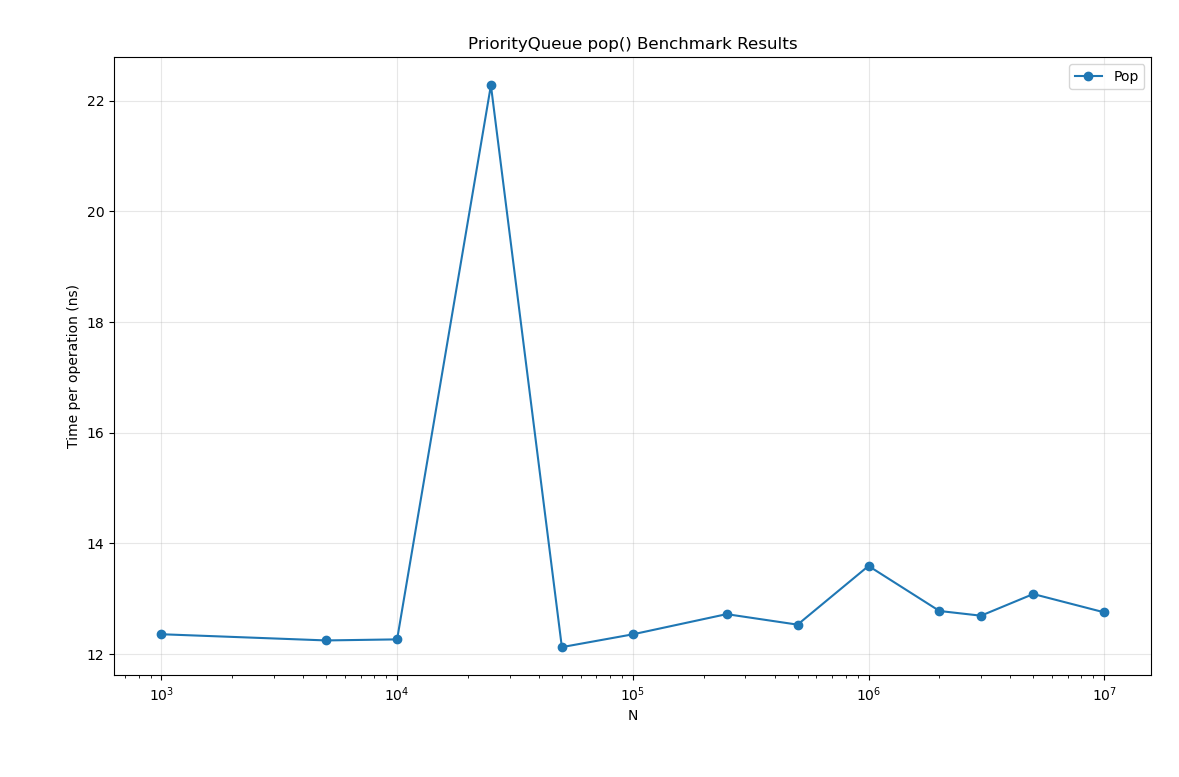

Recreate this plot in Python.
import matplotlib.pyplot as plt

MEASUREMENT_NAMES = ["Pop"]

results = [
    [1000.00000000, 12.36000000],
    [5000.00000000, 12.24800000],
    [10000.00000000, 12.26710000],
    [25000.00000000, 22.27972000],
    [50000.00000000, 12.12708000],
    [100000.00000000, 12.35838000],
    [250000.00000000, 12.72320000],
    [500000.00000000, 12.53328000],
    [1000000.00000000, 13.59378600],
    [2000000.00000000, 12.78000100],
    [3000000.00000000, 12.69502733],
    [5000000.00000000, 13.08665700],
    [10000000.00000000, 12.75553100],
]


def main():
    n_values = [row[0] for row in results]
    for index, name in enumerate(MEASUREMENT_NAMES, start=1):
        measurements = [row[index] for row in results]
        plt.semilogx(n_values, measurements, marker="o", label=name)

    plt.xlabel("N")
    plt.ylabel("Time per operation (ns)")
    plt.title("PriorityQueue pop() Benchmark Results")
    plt.legend()
    plt.grid(True, alpha=0.3)
    plt.tight_layout()
    plt.show()


if __name__ == "__main__":
    main()
